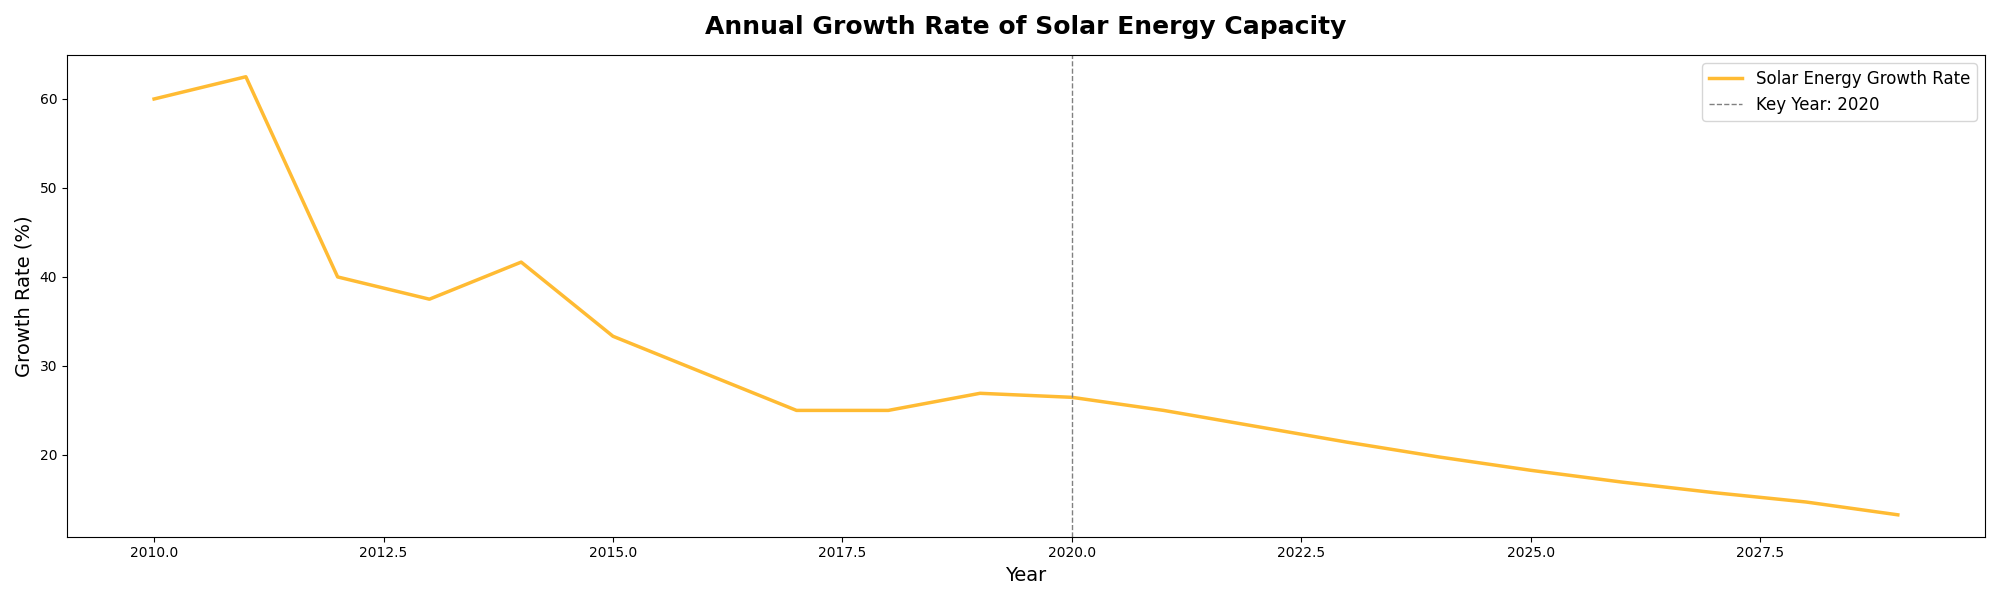

This figure's Python source:
import matplotlib.pyplot as plt
import numpy as np

# Backstory:
# The chart illustrates the adoption of renewable energy technologies in fictional "Eco-friendly City" over two decades. 
# Each area in the stacked area chart represents a different type of renewable energy and its installed capacity.
# The secondary subplot shows the annual growth rate of solar energy capacity over time.

# Defining years from 2010 to 2030
years = np.arange(2010, 2031)

# Installed capacity data (in MW) for various renewable energy sources
solar = np.array([5, 8, 15, 20, 30, 45, 60, 80, 100, 130, 170, 220, 280, 350, 430, 520, 620, 730, 850, 980, 1120])
wind = np.array([10, 15, 25, 35, 50, 70, 95, 120, 150, 185, 225, 270, 320, 375, 435, 500, 570, 645, 725, 810, 900])
hydro = np.array([20, 22, 25, 30, 35, 41, 48, 56, 65, 75, 86, 98, 111, 125, 140, 156, 173, 191, 210, 230, 251])
biomass = np.array([2, 3, 5, 7, 10, 14, 19, 25, 32, 40, 49, 59, 70, 82, 95, 109, 124, 140, 157, 175, 194])
geothermal = np.array([1, 1.5, 2, 3, 4, 5.5, 7, 9, 11, 14, 17, 21, 25, 30, 35, 41, 47, 54, 61, 69, 77])

# Plotting the stacked area chart
plt.figure(figsize=(20, 12))

# Create the stacked area plot
plt.stackplot(years, solar, wind, hydro, biomass, geothermal, 
              labels=['Solar', 'Wind', 'Hydro', 'Biomass', 'Geothermal'],
              colors=['#ffbb33', '#29b6f6', '#66bb6a', '#8d6e63', '#ef5350'], alpha=0.8)

# Adding title and labels
plt.title("Renewable Energy Adoption in Eco-friendly City (2010 - 2030)", 
          fontsize=18, fontweight='bold', pad=20)
plt.xlabel("Year", fontsize=14)
plt.ylabel("Installed Capacity (MW)", fontsize=14)

# Adding legend
plt.legend(loc='upper left', bbox_to_anchor=(1.05, 1), title='Energy Sources', fontsize=12)

# Adding grid for better readability
plt.grid(linestyle='--', alpha=0.7)

# Adding annotations to highlight key milestones
plt.annotate('Solar Energy Boom', xy=(2020, 30), xytext=(2015, 300),
             arrowprops=dict(facecolor='black', shrink=0.05),
             fontsize=12, backgroundcolor='w')
plt.annotate('Steady Growth in Wind Energy', xy=(2015, 75), xytext=(2010, 500),
             arrowprops=dict(facecolor='black', shrink=0.05),
             fontsize=12, backgroundcolor='w')

# Adjust layout to prevent text overlap
plt.tight_layout()

# Secondary Subplot: Growth Rate of Solar Energy
fig, ax = plt.subplots(figsize=(20, 6))
solar_growth_rate = np.gradient(solar[:-1], years[:-1]) / solar[:-1] * 100  # % growth rate of solar energy
ax.plot(years[:-1], solar_growth_rate, color='#ffbb33', label='Solar Energy Growth Rate', linewidth=2.5)
ax.axvline(2020, color='gray', linestyle='--', lw=1, label='Key Year: 2020')
ax.set_title("Annual Growth Rate of Solar Energy Capacity", fontsize=18, pad=15, weight='bold')
ax.set_xlabel("Year", fontsize=14)
ax.set_ylabel("Growth Rate (%)", fontsize=14)
ax.legend(loc='upper right', fontsize=12)

# Ensuring subplot layout is neat
plt.tight_layout()

# Display the plots
plt.show()
